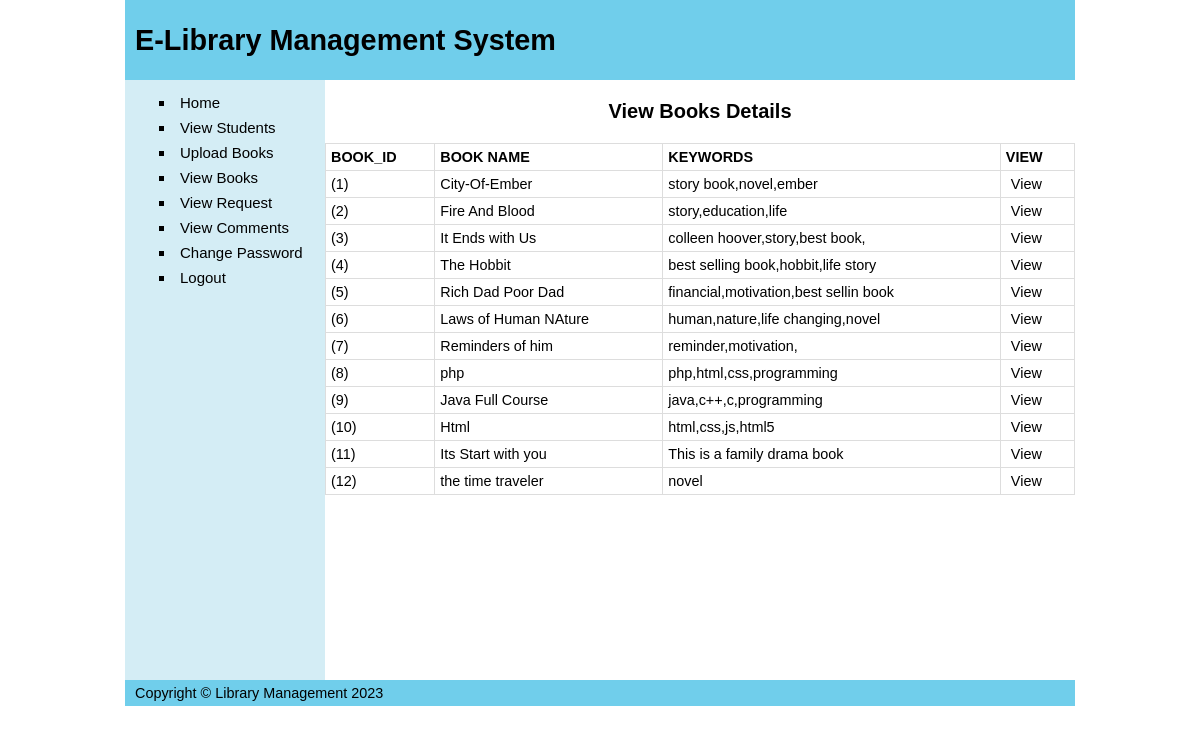
/view_books.php (signed in), run on the app's committed database.
### tables this page shows
CREATE TABLE `book` (
  `BID` int(11) NOT NULL,
  `BTITLE` varchar(150) NOT NULL,
  `KEYWORDS` varchar(150) NOT NULL,
  `FILE` varchar(150) NOT NULL
);

### view_books.php (the view, shortened to what this page needs)
<?php
include "database.php";
?>
<!DOCTYPE html>
<html>
    <head>
        <link rel ="stylesheet" type="text/css" href="css/style.css">
        <body>
            <div id = "container">
                <div id = "header">
                    <h1>E-Library Management System</h1>
                </div>
                <div id = "wrapper">
                    <h3 id="heading">View Books Details</h3>
                    <?php
                        $sql = "SELECT * FROM book";
                        $res = $db -> query($sql);
                        if($res ->num_rows>0){
                            echo "<table>
                                <tr>
                                    <th>BOOK_ID</th>
                                    <th>BOOK NAME</th>
                                    <th>KEYWORDS</th>
                                    <th>VIEW</th>
                                </tr>
                            ";
                            $i = 0;
                            while ($row=$res -> fetch_assoc())
                            {
                                $i++;
                                echo "<tr>";
                                echo "<td>($i)</td>";
                                echo "<td>{$row["BTITLE"]}</td>";
                                echo "<td>{$row["KEYWORDS"]}</td>";
                                echo "<td><a href ='{$row["FILE"]}' target ='_blank'>View</td>";
                            }
                            echo "</table>";
                        }
                        else
                        {
                            echo "<p class ='error'> No Student Record Found</p>";
                        }
                    ?>
                        </div>
                <div id = "navi">
                    <?php
                        include "adminBar.php"
                        ?>
                </div>
                <div id = "footer">
                    <p>Copyright &copy; Library Management 2023</p>
                </div>
            </div>
        </body>
    </head>
</html>

### adminBar.php
<ul>
      <li><a href="ahome.php">Home</a></li>
     <li><a href="view_student.php">View Students</a></li>
    <li><a href="upload_books.php">Upload Books</a></li>
    <li><a href="view_books.php">View Books</a></li>
    <li><a href="view_req.php">View Request</a></li>
     <li><a href="view_comm.php">View Comments</a></li>
     <li><a href="achangePass.php">Change Password</a></li>
     <li><a href="logout.php">Logout</a></li>
</ul>

### css/style.css (style rules this page uses)
html,body { margin: 0; padding: 0; }
body { font: 90% calibri, sans-serif; text-align: center; }
div#header { background-color: #70ceeb; }
div#header h1 { height: 80px; line-height: 80px; margin: 0; padding-left: 10px; }
div#container { height: auto; width: 950px; margin: 0 auto; text-align: left; }
div#wrapper { float: right; width: 750px; }
div#wrapper h3 { font-size: 20px; }
div#navi { float: left; height: 600px; width: 200px; background: #d4edf5; }
div#navi ul { margin-left: 10px; list-style-type: square; }
div#navi li { margin-bottom: 8px; font-size: 15px; }
div#footer { clear:both; width: 100%; background: #70ceeb; }
div#footer p { margin: 0; padding: 5px 10px; }
a { padding:5px; text-decoration: none; color : #000000; }
p { margin: 0 10px 10px; }
#heading { text-align: center; }
table { width: 100%; border-collapse: collapse; }
table td, table th { border: 1px solid #ddd; padding: 5px; }

### data on the page
book: BTITLE "City-Of-Ember", KEYWORDS "story book,novel,ember"
book: BTITLE "Fire And Blood", KEYWORDS "story,education,life"
book: BTITLE "It Ends with Us", KEYWORDS "colleen hoover,story,best book,"
book: BTITLE "The Hobbit", KEYWORDS "best selling book,hobbit,life story"
book: BTITLE "Rich Dad Poor Dad", KEYWORDS "financial,motivation,best sellin book"
book: BTITLE "Laws of Human NAture", KEYWORDS "human,nature,life changing,novel"
book: BTITLE "Reminders of him", KEYWORDS "reminder,motivation,"
book: BTITLE "php", KEYWORDS "php,html,css,programming"
book: BTITLE "Java Full Course", KEYWORDS "java,c++,c,programming"
book: BTITLE "Html", KEYWORDS "html,css,js,html5"
book: BTITLE "Its Start with you", KEYWORDS "This is a family drama book"
book: BTITLE "the time traveler", KEYWORDS "novel"
